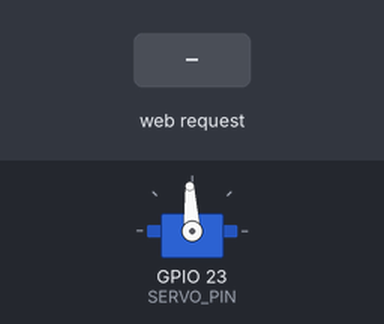
This sketch was run on a simulated ESP32. Shown: servo. Inputs (shaded band) come from the test bench. WiFi joins after 1.5 s; servers stay silent unless stated; the local clock reads 2024-03-15 10:24:30 at power-on unless the sketch sets it; servo pulses on a pin are drawn as a servo (544–2400 µs = 0–180°); what the sketch prints to the serial monitor is not drawn.

Above: at 2.7 s.
2.8 s: HTTP request GET /set?angle=1 received
At 3.3 s:
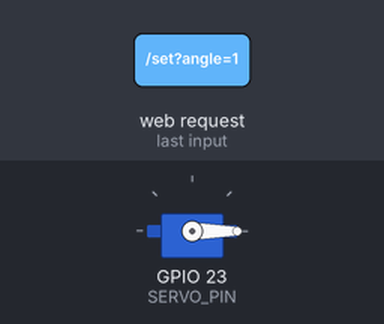
4.3 s: HTTP request GET /set?angle=120 received
At 5.5 s:
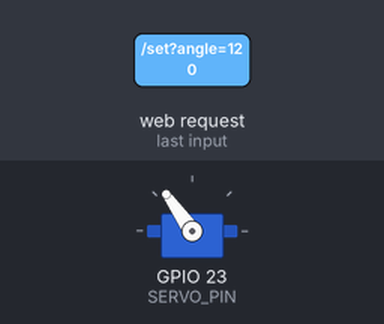
5.8 s: HTTP request GET /set?angle=0 received
At 6.8 s:
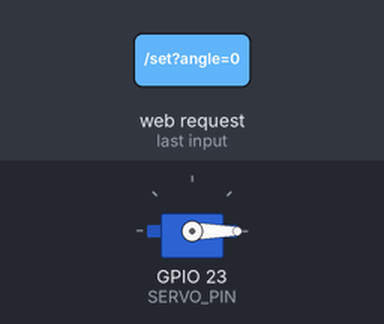
Timing chart, 0 to 8.8 s (numbered marks = the images above; inputs shaded):
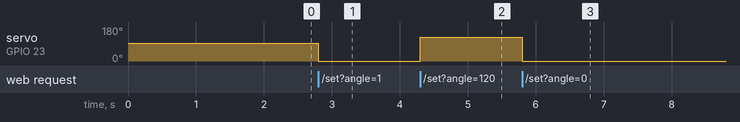

The sketch:

esp32_wroom_wifi_servo_test.ino
```cpp
#include <WiFi.h>
#include <WebServer.h>
#include <ESPmDNS.h>
#include <time.h>

// WIFI_SSID and WIFI_PASSWORD are defined in secrets.h
// secrets.h will not be commited.
#include "../secrets.h"

const char* ntp = "pool.ntp.org";
// just in case, we set the clock correctly.
const long gmtOffset = 3600;
const int  dstOffset = 3600;

// ==== servo ====
const int SERVO_PIN = 23;
const int LEDC_HZ   = 50;
const int LEDC_BITS = 16;
const uint32_t TOP  = (1UL << LEDC_BITS) - 1;
const uint32_t PERIOD_US = 20000;

// ---- pulse range translates to which direction the motor should rotate and how fast.
const uint16_t SERVO_MIN_US = 500;          // min pulse width in micro second
const uint16_t SERVO_MAX_US = 2500;         // max pulse width in micro second

// This is the server that runs inside ESP32
WebServer server(80);

uint32_t usToDuty(uint16_t us){
  return (uint32_t)((uint64_t)us * TOP / PERIOD_US);
}

uint16_t angleToUs(int angle) {
  angle = constrain(angle, 0, 180);
  return SERVO_MIN_US +
         (uint16_t)((SERVO_MAX_US - SERVO_MIN_US) * (angle / 180.0));
}
// ==== LEDC has two verwions, ver. 2 and 3.
// here we use the functions available only in ver. 3
#define LEDC_ATTACH(pin,freq,bits)  ledcAttach((pin),(freq),(bits))
#define LEDC_WRITE(pin,duty)        ledcWrite((pin),(duty))

// ---- UI ----
const char PAGE[] PROGMEM = R"HTML(
<!doctype html><meta name=viewport content="width=device-width,initial-scale=1">
<title>ESP32 Servo</title>
<style>body{font-family:sans-serif;margin:24px}.v{font-weight:700}</style>
<h1>ESP32 Servo</h1>
<p>Angle: <span class=v id=v>90</span> deg</p>
<input id=s type=range min=0 max=180 value=90
 oninput="v.textContent=this.value;fetch('/set?angle='+this.value).catch(()=>{})">
)HTML";

void handleRoot(){ server.send_P(200,"text/html",PAGE); }
void handleSet(){
  if(!server.hasArg("angle")){ server.send(400,"text/plain","missing angle"); return; }
  int angle = constrain(server.arg("angle").toInt(),0,180);
  uint16_t us = angleToUs(angle);
  LEDC_WRITE(SERVO_PIN, usToDuty(us));
  server.send(200,"text/plain",String(angle));
}

void setup(){
  Serial.begin(115200);
  // initialize LEDC (ver. 3)
  LEDC_ATTACH(SERVO_PIN, LEDC_HZ, LEDC_BITS);
  LEDC_WRITE(SERVO_PIN, usToDuty(angleToUs(90))); // this should be the neutral position. arm should not move with this pulse.

  WiFi.mode(WIFI_STA);
  WiFi.begin(WIFI_SSID, WIFI_PASSWORD);
  Serial.print("Connecting");
  while(WiFi.status()!=WL_CONNECTED){ delay(500); Serial.print("."); }
  Serial.printf("\nIP: %s\n", WiFi.localIP().toString().c_str());\
  Serial.println(WiFi.BSSIDstr());
  Serial.println(WiFi.channel());

  WiFi.setSleep(false);

  server.on("/", handleRoot);
  server.on("/set", handleSet);
  server.begin();
  Serial.println("HTTP server started");


  // NTP
  configTime(gmtOffset, dstOffset, ntp);
  // if we want to make UTC to CET or CEST
  setenv("TZ", "CET-1CEST,M3.5.0/2,M10.5.0/3", 1); tzset();

  // synchronize the clock.
  struct tm t;
  for (int i=0;i<10 && !getLocalTime(&t); ++i) { delay(500); }
  if (getLocalTime(&t)) {
    char buf[32];
    strftime(buf,sizeof(buf),"%F %T",&t);
    Serial.printf("Time synced: %s\n", buf);
  } else {
    Serial.println("Time sync failed (yet).");
  }

}

void loop(){ server.handleClient(); }
```

Measured:
- after the input at 2.8 s, servo on GPIO 23 (SERVO_PIN): 93° → 0° at once
- after the input at 4.3 s, servo on GPIO 23 (SERVO_PIN): 0° → 125° at once
- after the input at 5.8 s, servo on GPIO 23 (SERVO_PIN): 125° → 0° at once
